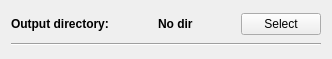
<?xml version="1.0" encoding="UTF-8"?>
<ui version="4.0">
 <class>Form</class>
 <widget class="QWidget" name="Form">
  <property name="geometry">
   <rect>
    <x>0</x>
    <y>0</y>
    <width>332</width>
    <height>59</height>
   </rect>
  </property>
  <property name="windowTitle">
   <string>Form</string>
  </property>
  <layout class="QGridLayout" name="gridLayout">
   <item row="0" column="0">
    <layout class="QVBoxLayout" name="verticalLayout">
     <item>
      <layout class="QHBoxLayout" name="horizontalLayout">
       <item>
        <widget class="QLabel" name="label">
         <property name="font">
          <font>
           <weight>75</weight>
           <bold>true</bold>
          </font>
         </property>
         <property name="text">
          <string>Output directory:</string>
         </property>
        </widget>
       </item>
       <item>
        <spacer name="horizontalSpacer_4">
         <property name="orientation">
          <enum>Qt::Horizontal</enum>
         </property>
         <property name="sizeHint" stdset="0">
          <size>
           <width>40</width>
           <height>20</height>
          </size>
         </property>
        </spacer>
       </item>
       <item>
        <widget class="QLabel" name="outdir">
         <property name="font">
          <font>
           <weight>75</weight>
           <bold>true</bold>
          </font>
         </property>
         <property name="text">
          <string>No dir</string>
         </property>
        </widget>
       </item>
       <item>
        <spacer name="horizontalSpacer_2">
         <property name="orientation">
          <enum>Qt::Horizontal</enum>
         </property>
         <property name="sizeHint" stdset="0">
          <size>
           <width>40</width>
           <height>20</height>
          </size>
         </property>
        </spacer>
       </item>
       <item>
        <widget class="QPushButton" name="selectDirBtn">
         <property name="text">
          <string>Select</string>
         </property>
        </widget>
       </item>
      </layout>
     </item>
    </layout>
   </item>
   <item row="1" column="0">
    <widget class="Line" name="line_2">
     <property name="orientation">
      <enum>Qt::Horizontal</enum>
     </property>
    </widget>
   </item>
  </layout>
 </widget>
 <resources/>
 <connections/>
</ui>
